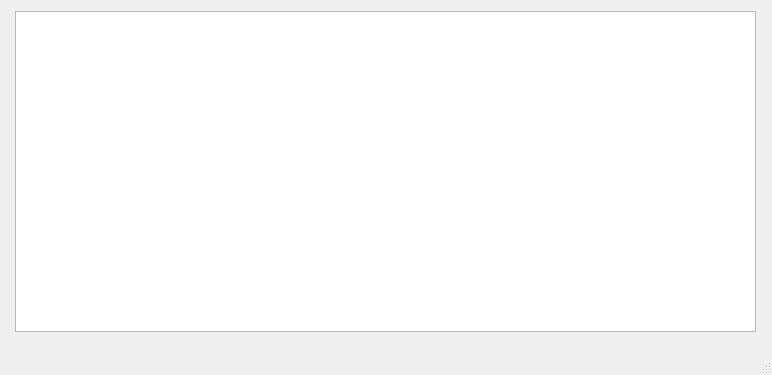
<?xml version="1.0" encoding="UTF-8"?>
<ui version="4.0">
 <class>MainWindow</class>
 <widget class="QMainWindow" name="MainWindow">
  <property name="geometry">
   <rect>
    <x>0</x>
    <y>0</y>
    <width>772</width>
    <height>375</height>
   </rect>
  </property>
  <property name="windowTitle">
   <string>MainWindow</string>
  </property>
  <widget class="QWidget" name="centralwidget">
   <widget class="QTableWidget" name="tableWidget">
    <property name="geometry">
     <rect>
      <x>15</x>
      <y>11</y>
      <width>741</width>
      <height>321</height>
     </rect>
    </property>
   </widget>
  </widget>
  <widget class="QMenuBar" name="menubar">
   <property name="geometry">
    <rect>
     <x>0</x>
     <y>0</y>
     <width>772</width>
     <height>21</height>
    </rect>
   </property>
  </widget>
  <widget class="QStatusBar" name="statusbar"/>
 </widget>
 <resources/>
 <connections/>
</ui>
